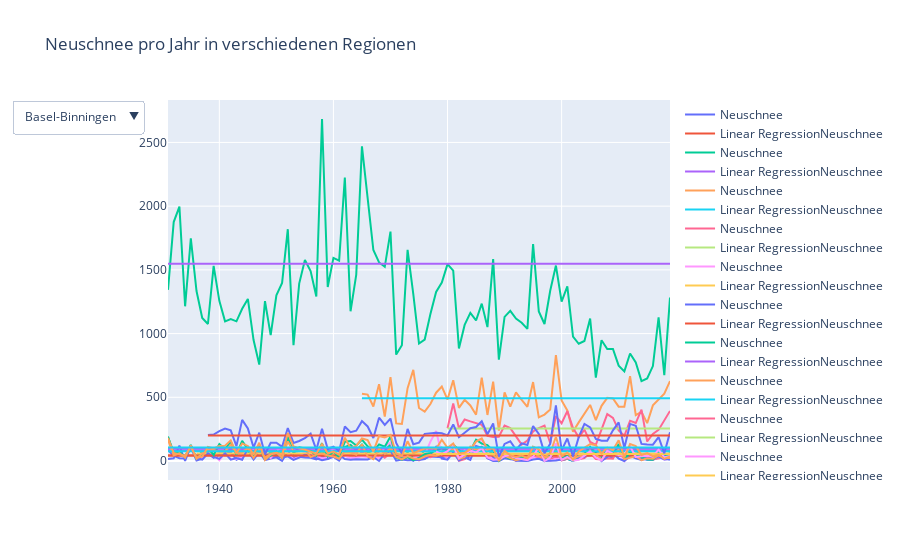

Notebook cell for this chart:
### Markdown cell above
In den anderen Regionen sieht man diese Abnahme ebenfalls. In diesem Plot kann man die einzelnen
Regionen anschauen mit einer Linearen Regression.

### Code cell
df = pd.read_csv('Neuschnee.csv')
selectable_region_plot(df)
